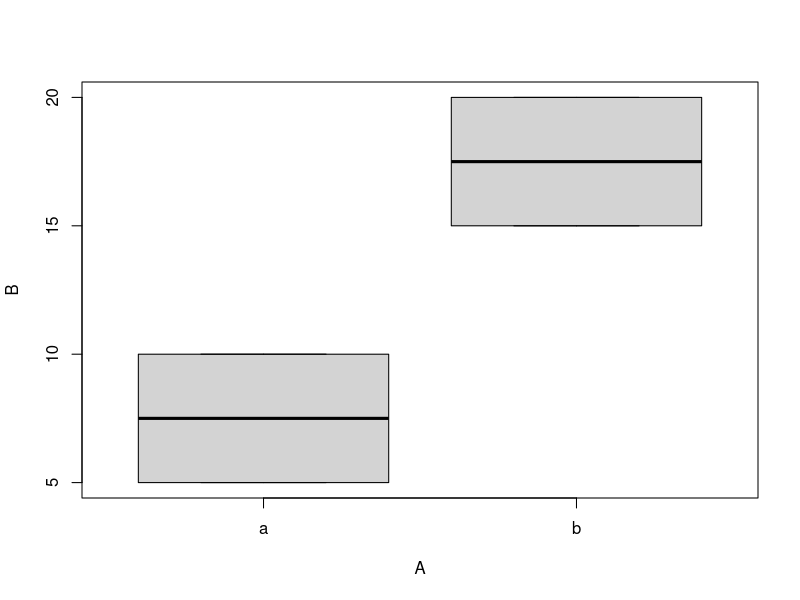

Write the R code that produced this figure.
## ---- chunk 1
knitr::opts_chunk$set(echo = TRUE)
## ---- chunk 2
paste("Hello","World!")
## ---- chunk 3
paste("Hello","world!")
## ---- chunk 4
paste("Hello","world!")
## ---- chunk 5
A <- c("a", "a", "b", "b")
B <- c(5, 10, 15, 20)
dataframe <- data.frame(A, B)
boxplot(B~A,data=dataframe)
## ---- chunk 6
dataframe
## ---- chunk 7
library(knitr)
kable(dataframe)
kable(mtcars[1:5,],caption = "A knitr table.")
